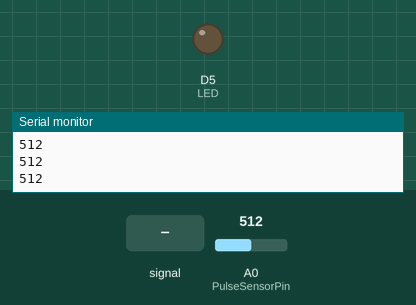
This sketch was run on a simulated ESP8266 (NodeMCU). On the bench: output pins drawn as LEDs (lit = HIGH), the last lines printed to the serial monitor. The inputs (shaded band) are chosen by the test bench; at power-on: A0 (PulseSensorPin) = 512.

Above: at 1.2 s.
1.3 s: A0 (PulseSensorPin) fed a 200 Hz sine of ±81 counts around its level
At 1.6 s:
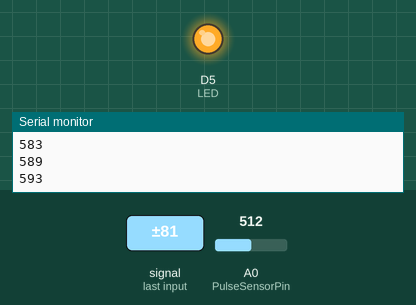
4.3 s: A0 (PulseSensorPin) set to 716
At 5.0 s:
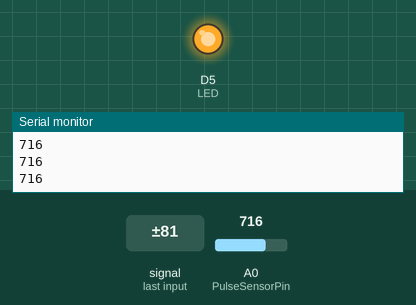
5.8 s: A0 (PulseSensorPin) set to 560
7.3 s: A0 (PulseSensorPin) set to 536
At 7.6 s:
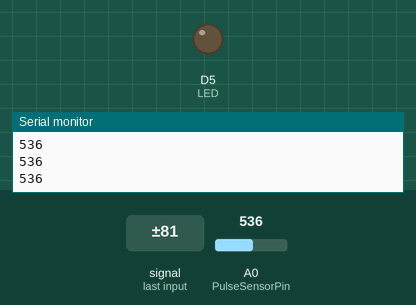
8.8 s: A0 (PulseSensorPin) set to 900
At 9.8 s:
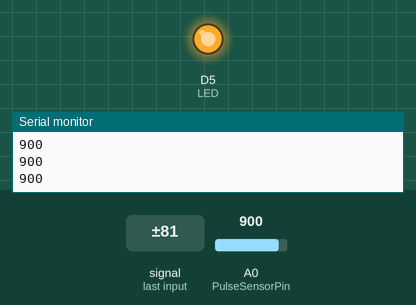
Timing chart, 0 to 11.3 s (numbered marks = the images above; inputs shaded):
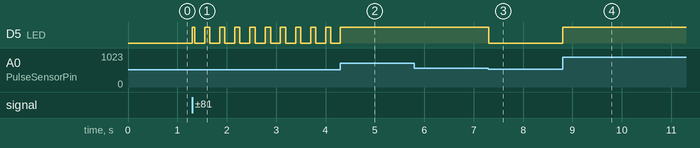

Measured:
- the behaviour switches between 551 and 550 on A0 (PulseSensorPin) (found by bisection; images 2 and 3)
- after the input at 1.3 s, D5 (LED): LOW → HIGH at once, then repeats every 0.30 s: LOW 0.20 s, HIGH 0.10 s
- after the input at 4.3 s, D5 (LED): goes on until 4.3 s, then stays HIGH
- after the input at 7.3 s, D5 (LED): HIGH → LOW at once
- after the input at 8.8 s, D5 (LED): LOW → HIGH at once

The sketch:

Heart_bear_graph_plotter.ino
```cpp
int PulseSensorPin = A0;
int LED = D5;  //
int Signal;
int Threshold = 550;
void setup() {
  pinMode(LED, OUTPUT);
  Serial.begin(9600);
}
// The Main Loop Function
void loop() {
  Signal = analogRead(PulseSensorPin);
  Serial.println(Signal);
  if (Signal > Threshold) {
    digitalWrite(LED, HIGH);
  }
  else {
    digitalWrite(LED, LOW);
  }
  delay(10);
}
```
